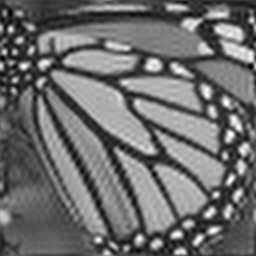
#> input picture ComputerVision/PA1_Super_Resolution/images/upsampled.png, 256 x 256 px
$ python PA1_Super_Resolution_Method_2.py
#> lines starting #> are read from the running program, lines starting #| are printed output that depends on the picture
# Method 2

# import Libraries
import numpy as np
import cv2

dir_path = "./images/"


def read_image(img_path):
    img = cv2.imread(img_path)
    gray_img = cv2.cvtColor(img, cv2.COLOR_BGR2GRAY).astype(np.float32)
    # cv2.imshow(gray_img)
    return gray_img


def bilinear(img_name, dsize):
    return cv2.resize(img_name, dsize=dsize, interpolation=cv2.INTER_LINEAR)


def apply_sobel(img_high):
    dx = cv2.Sobel(img_high, -1, 1, 0)
    dy = cv2.Sobel(img_high, -1, 0, 1)

    abs_dx = np.abs(dx)
    abs_dy = np.abs(dy)
    sobel = abs_dx + abs_dy

    norm = np.linalg.norm(sobel)
    grad_dl = sobel / norm + 1e-10

    return grad_dl


def apply_laplacian(img_high):
    laplacian = cv2.Laplacian(img_high, -1)

    norm = np.linalg.norm(laplacian)
    grad_derivate = laplacian / norm

    return grad_derivate, laplacian


def descent_gradient(img_high, img_low, height, width, max_iter):
    for t in range(max_iter):
        laplacian = cv2.Laplacian(img_high, -1)
        img_dh = cv2.resize(img_high, dsize=(height // 4, width // 4))
        grad = np.subtract(img_dh, img_low)
        grad = cv2.resize(grad, dsize=(height, width)) - beta * (
            laplacian - laplacian_grad
        )
        img_high = np.subtract(img_high, np.dot(lr, grad))
        loss = np.sum(
            np.square(
                np.subtract(
                    img_low, cv2.resize(img_high, dsize=(height // 4, width // 4))
                )
            )
        ).mean()

    if t % 100 == 0:
        print(f"loss at {t} iter: {loss}")

    return img_high


if __name__ == "__main__":
    gamma = 6
    beta = 0.001
    max_iter = 1_000
    lr = 0.1

    # load upsampled image
    img_high = read_image(dir_path + "upsampled.png")
#> in read_image, img is the input picture: shape (256, 256, 3); min 2, max 255, mean 109.2
    height, width = img_high.shape
#> height = 256; width = 256

    # load ground_truth image and resize
    img_gt = read_image(dir_path + "HR.png")
#> call 2 of read_image, with img_path = './images/HR.png'
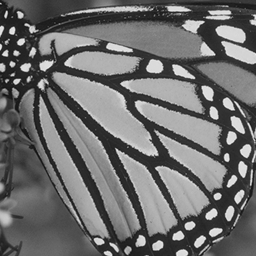
#> input picture ComputerVision/PA1_Super_Resolution/images/HR.png, 256 x 256 px
#> in read_image, img is the input picture: shape (256, 256, 3); min 13, max 241, mean 109.2
    img_low = bilinear(img_gt, dsize=(height // 4, width // 4))
    # print(img_low.shape)
    grad_dl = apply_sobel(img_high)
#> in apply_sobel, `dy = cv2.Sobel(img_high, -1, 0, 1)`:
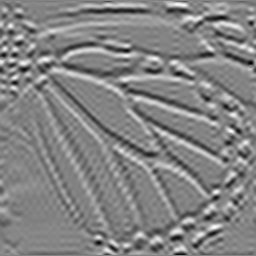
#> dy: shape (256, 256) float32; min -429, max 401, mean 0.4; drawn with min black and max white
#> in apply_sobel, `sobel = abs_dx + abs_dy`:
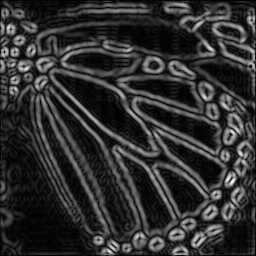
#> sobel: shape (256, 256) float32; min 0, max 664, mean 125.7; drawn with min black and max white
#> in apply_sobel, `norm = np.linalg.norm(sobel)`: norm = 42939.5
    grad_derivate, laplacian = apply_laplacian(img_high)
#> in apply_laplacian, `laplacian = cv2.Laplacian(img_high, -1)`:
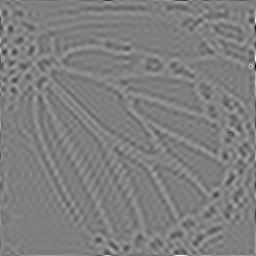
#> laplacian: shape (256, 256) float32; min -117, max 118, mean 0; drawn with min black and max white
#> in apply_laplacian, `norm = np.linalg.norm(laplacian)`: norm = 2595

    edge = grad_dl - grad_derivate
    edge = np.clip(edge, a_min=0.0, a_max=1.0)

    laplacian_grad = gamma * laplacian * (edge / grad_dl)
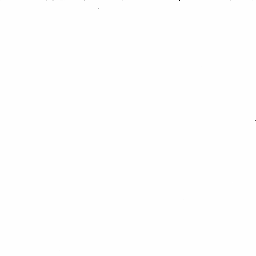
#> laplacian_grad: shape (256, 256) float32; min -3.52e+10, max 54.65, mean -1548230; drawn with min black and max white

    result2 = descent_gradient(img_high, img_low, height, width, max_iter)
#> the loop in descent_gradient, `for t in range(max_iter):` made 1000 passes
#> loss on passes 1 to 3: 40490522.1, 142019337.6, 292976350.8
#> pass 1, in descent_gradient, `img_high = np.subtract(img_high, np.dot(lr, grad))`:
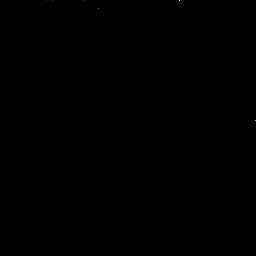
#> img_high: shape (256, 256) float64; min 1.98, max 3516878, mean 264.1; drawn with min black and max white
    cv2.imwrite(dir_path + "results/method2.png", result2)
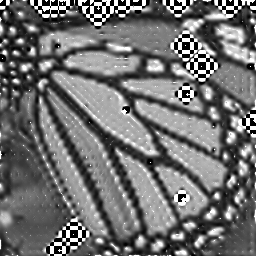
#> saved as method2.png: shape (256, 256); min 0, max 255, mean 111.2
